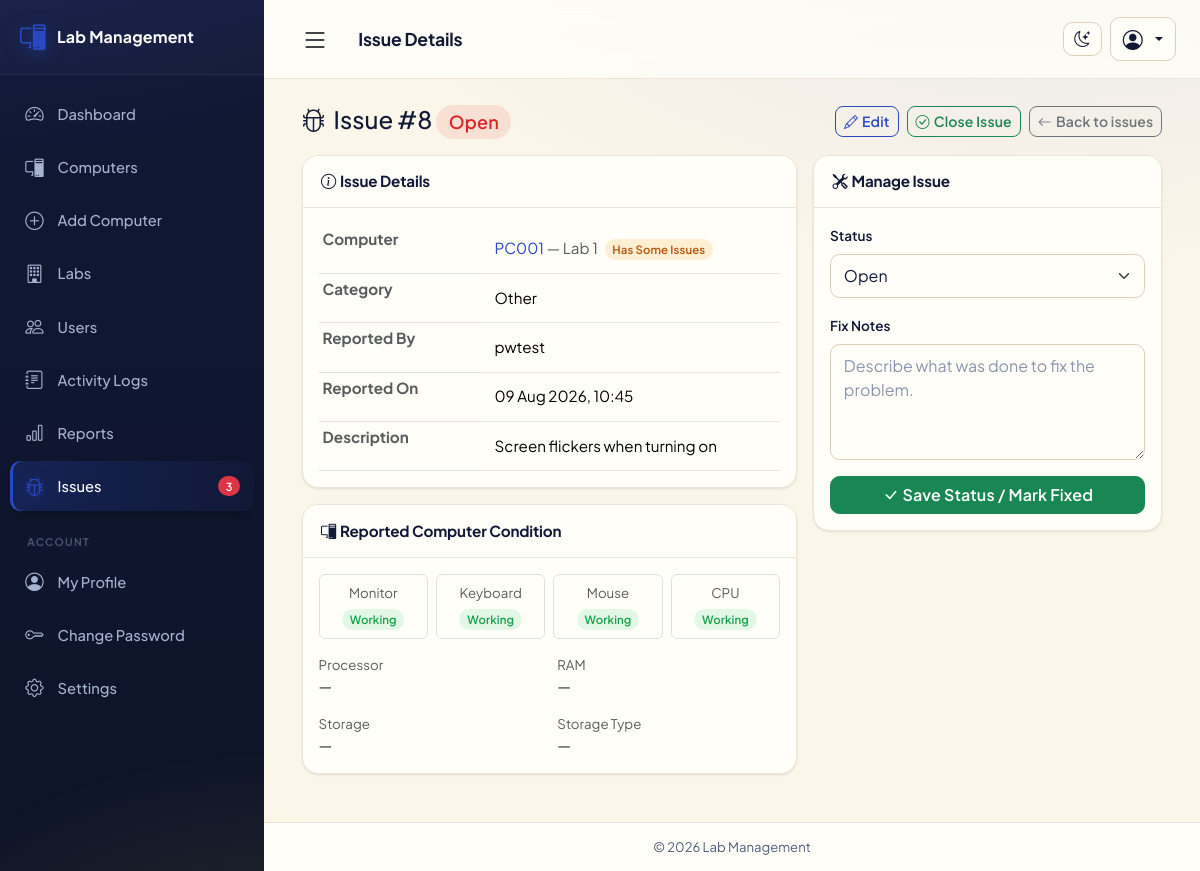
Screenshot of /issues/view.php?id=8 (signed in) with the database file from the repository.
### tables this page shows
CREATE TABLE `issues` (
  `id` int(10) unsigned NOT NULL AUTO_INCREMENT,
  `computer_id` int(10) unsigned DEFAULT NULL,
  `reported_by` int(10) unsigned DEFAULT NULL,
  `issue_category` varchar(50) NOT NULL DEFAULT 'Other',
  `description` text NOT NULL,
  `status` enum('open','in_progress','resolved') NOT NULL DEFAULT 'open',
  `fixed_by` int(10) unsigned DEFAULT NULL,
  `fixed_at` datetime DEFAULT NULL,
  `fix_notes` text DEFAULT NULL,
  `created_at` timestamp NOT NULL DEFAULT current_timestamp(),
  `updated_at` timestamp NOT NULL DEFAULT current_timestamp() ON UPDATE current_timestamp(),
  PRIMARY KEY (`id`),
  KEY `idx_issues_computer` (`computer_id`),
  KEY `idx_issues_reporter` (`reported_by`),
  KEY `idx_issues_status` (`status`),
  KEY `fk_issues_fixer` (`fixed_by`),
  CONSTRAINT `fk_issues_computer` FOREIGN KEY (`computer_id`) REFERENCES `computers` (`id`) ON DELETE SET NULL,
  CONSTRAINT `fk_issues_fixer` FOREIGN KEY (`fixed_by`) REFERENCES `users` (`id`) ON DELETE SET NULL,
  CONSTRAINT `fk_issues_reporter` FOREIGN KEY (`reported_by`) REFERENCES `users` (`id`) ON DELETE SET NULL
);

CREATE TABLE `computers` (
  `id` int(10) unsigned NOT NULL AUTO_INCREMENT,
  `computer_id` varchar(50) NOT NULL COMMENT 'Unique human readable computer code (e.g. LAB1-PC001)',
  `asset_number` varchar(50) DEFAULT NULL,
  `computer_name` varchar(100) DEFAULT NULL,
  `lab_id` int(10) unsigned DEFAULT NULL,
  `department` varchar(100) DEFAULT NULL,
  `desk_number` varchar(50) DEFAULT NULL,
  `cpu` varchar(150) DEFAULT NULL,
  `cpu_condition` varchar(50) DEFAULT NULL,
  `motherboard` varchar(150) DEFAULT NULL,
  `ram` varchar(50) DEFAULT NULL,
  `ram_slots` varchar(20) DEFAULT NULL,
  `storage_type` varchar(50) DEFAULT NULL,
  `storage_capacity` varchar(50) DEFAULT NULL,
  `graphics_card` varchar(150) DEFAULT NULL,
  `power_supply` varchar(100) DEFAULT NULL,
  `monitor_brand` varchar(100) DEFAULT NULL,
  `monitor_size` varchar(20) DEFAULT NULL,
  `monitor_serial` varchar(100) DEFAULT NULL,
  `monitor_condition` varchar(50) DEFAULT NULL,
  `keyboard_brand` varchar(100) DEFAULT NULL,
  `keyboard_condition` varchar(50) DEFAULT NULL,
  `mouse_brand` varchar(100) DEFAULT NULL,
  `mouse_condition` varchar(50) DEFAULT NULL,
  `ups` varchar(100) DEFAULT NULL,
  `ups_battery_status` varchar(50) DEFAULT NULL,
  `printer_connected` enum('Yes','No') NOT NULL DEFAULT 'No',
  `scanner_connected` enum('Yes','No') NOT NULL DEFAULT 'No',
  `speaker` enum('Yes','No') NOT NULL DEFAULT 'No',
  `webcam` enum('Yes','No') NOT NULL DEFAULT 'No',
  `lan_status` enum('Working','Not Working','Not Available') NOT NULL DEFAULT 'Working',
  `wifi_status` enum('Working','Not Working','Not Available') NOT NULL DEFAULT 'Not Available',
  `bluetooth_status` enum('Working','Not Working','Not Available') NOT NULL DEFAULT 'Not Available',
  `ip_address` varchar(45) DEFAULT NULL,
  `mac_address` varchar(20) DEFAULT NULL,
  `windows_version` varchar(100) DEFAULT NULL,
  `windows_license` varchar(100) DEFAULT NULL,
  `office_version` varchar(100) DEFAULT NULL,
  `office_license` varchar(100) DEFAULT NULL,
  `antivirus` varchar(100) DEFAULT NULL,
  `purchase_date` date DEFAULT NULL,
  `warranty_expiry` date DEFAULT NULL,
  `vendor` varchar(150) DEFAULT NULL,
  `invoice_number` varchar(100) DEFAULT NULL,
  `last_service_date` date DEFAULT NULL,
  `next_service_date` date DEFAULT NULL,
  `status` enum('Working','Not Working','Has Some Issues') NOT NULL DEFAULT 'Working',
  `remarks` text DEFAULT NULL,
  `created_by` int(10) unsigned DEFAULT NULL,
  `updated_by` int(10) unsigned DEFAULT NULL,
  `created_at` timestamp NOT NULL DEFAULT current_timestamp(),
  `updated_at` timestamp NOT NULL DEFAULT current_timestamp() ON UPDATE current_timestamp(),
  PRIMARY KEY (`id`),
  KEY `idx_computers_computer_id` (`computer_id`),
  KEY `idx_computers_lab_code` (`lab_id`,`computer_id`),
  KEY `idx_computers_asset_number` (`asset_number`),
  KEY `idx_computers_name` (`computer_name`),
  KEY `idx_computers_lab` (`lab_id`),
  KEY `idx_computers_status` (`status`),
  KEY `idx_computers_department` (`department`),
  KEY `idx_computers_cpu` (`cpu`),
  KEY `idx_computers_ip` (`ip_address`),
  KEY `idx_computers_mac` (`mac_address`),
  KEY `idx_computers_purchase_date` (`purchase_date`),
  KEY `idx_computers_created_at` (`created_at`),
  KEY `fk_computers_created_by` (`created_by`),
  KEY `fk_computers_updated_by` (`updated_by`),
  CONSTRAINT `fk_computers_created_by` FOREIGN KEY (`created_by`) REFERENCES `users` (`id`) ON DELETE SET NULL,
  CONSTRAINT `fk_computers_lab` FOREIGN KEY (`lab_id`) REFERENCES `labs` (`id`) ON DELETE SET NULL,
  CONSTRAINT `fk_computers_updated_by` FOREIGN KEY (`updated_by`) REFERENCES `users` (`id`) ON DELETE SET NULL
);

CREATE TABLE `labs` (
  `id` int(10) unsigned NOT NULL AUTO_INCREMENT,
  `name` varchar(100) NOT NULL,
  `location` varchar(100) DEFAULT NULL,
  `description` text DEFAULT NULL,
  `status` enum('active','inactive') NOT NULL DEFAULT 'active',
  `created_at` timestamp NOT NULL DEFAULT current_timestamp(),
  `updated_at` timestamp NOT NULL DEFAULT current_timestamp() ON UPDATE current_timestamp(),
  PRIMARY KEY (`id`),
  UNIQUE KEY `uq_labs_name` (`name`),
  KEY `idx_labs_status` (`status`)
);

CREATE TABLE `users` (
  `id` int(10) unsigned NOT NULL AUTO_INCREMENT,
  `username` varchar(50) NOT NULL,
  `full_name` varchar(100) NOT NULL,
  `email` varchar(100) DEFAULT NULL,
  `password_hash` varchar(255) NOT NULL,
  `role` enum('super_admin','admin','staff') NOT NULL DEFAULT 'staff',
  `status` enum('active','inactive') NOT NULL DEFAULT 'active',
  `profile_photo` varchar(255) DEFAULT NULL,
  `theme` enum('light','dark') NOT NULL DEFAULT 'light' COMMENT 'Interface theme (light or dark)',
  `last_login` datetime DEFAULT NULL,
  `created_at` timestamp NOT NULL DEFAULT current_timestamp(),
  `updated_at` timestamp NOT NULL DEFAULT current_timestamp() ON UPDATE current_timestamp(),
  PRIMARY KEY (`id`),
  UNIQUE KEY `uq_users_username` (`username`),
  KEY `idx_users_role` (`role`),
  KEY `idx_users_status` (`status`)
);

### issues/view.php (the view, shortened to what the rows shown need)
<?php
require_once __DIR__ . '/../includes/auth.php';
$id = (int)($_GET['id'] ?? 0);
$stmt = db()->prepare(
    "SELECT i.*, c.computer_id, c.id AS computer_row_id, c.status AS computer_status, l.name AS lab_name,
            c.cpu, c.ram, c.storage_type, c.storage_capacity,
            c.monitor_condition, c.keyboard_condition, c.mouse_condition, c.cpu_condition,
            u.username AS reporter_username,
            f.username AS fixer_username
       FROM issues i
       LEFT JOIN computers c ON c.id = i.computer_id
       LEFT JOIN labs l ON l.id = c.lab_id
       LEFT JOIN users u ON u.id = i.reported_by
       LEFT JOIN users f ON f.id = i.fixed_by
      WHERE i.id = ?"
);
$stmt->execute([$id]);
$issue = $stmt->fetch();
$isManager = can('manage_issues');
require_once __DIR__ . '/../includes/header.php';
?>
<div class="d-flex justify-content-between align-items-center mb-3 flex-wrap gap-2">
    <h4 class="mb-0"><i class="bi bi-bug me-2"></i>Issue #<?php echo (int)$issue['id']; ?> <?php echo issue_status_badge($issue['status']); ?></h4>
    <div class="d-flex gap-2">
        <?php if (can_edit_issue($issue)): ?>
            <a href="<?php echo issue_edit_url($issue); ?>" class="btn btn-outline-primary btn-sm">
            </a>
        <?php endif; ?>
        <?php if (can_close_issue($issue)): ?>
            <form method="post" action="<?php echo base_url('issues/close.php'); ?>" class="d-inline" data-confirm="Close issue #<?php echo (int)$issue['id']; ?>?">
            </form>
        <?php endif; ?>
        <a href="<?php echo base_url('issues/index.php'); ?>" class="btn btn-outline-secondary btn-sm">
        </a>
    </div>
</div>
<div class="row g-3">
    <div class="col-lg-7">
        <div class="card mb-3">
            <div class="card-body">
                <div class="table-responsive">
                <table class="table table-sm mb-0">
                    <tbody>
                        <tr>
                            <th class="text-muted" style="width: 35%;">Computer</th>
                            <td>
                                <?php if ($issue['computer_row_id']): ?>
                                    <a href="<?php echo base_url('computers/view.php?id=' . (int)$issue['computer_row_id']); ?>">
                                        <?php echo e($issue['computer_id']); ?>
                                    </a>
                                    <span class="text-muted">— <?php echo e($issue['lab_name'] ?: 'No lab'); ?></span>
                                    <span class="ms-1"><?php echo status_badge($issue['computer_status'] ?? ''); ?></span>
                                <?php else: ?>
                                    <span class="text-muted">Computer no longer exists</span>
                                <?php endif; ?>
                            </td>
                        </tr>
                        <tr>
                            <th class="text-muted">Category</th>
                            <td><?php echo e($issue['issue_category']); ?></td>
                        </tr>
                        <tr>
                            <th class="text-muted">Reported By</th>
                            <td><?php echo e($issue['reporter_username'] ?: '—'); ?></td>
                        </tr>
                        <tr>
                            <th class="text-muted">Reported On</th>
                            <td><?php echo e(date('d M Y, H:i', strtotime($issue['created_at']))); ?></td>
                        </tr>
                        <tr>
                            <th class="text-muted">Description</th>
                            <td style="word-break: break-word;"><?php echo nl2br(e($issue['description'])); ?></td>
                        </tr>
                    </tbody>
                </table>
                </div>
            </div>
        </div>
        <?php if ($issue['computer_row_id']): ?>
        <div class="card mb-3">
            <div class="card-header"><i class="bi bi-pc-display me-1"></i>Reported Computer Condition</div>
            <div class="card-body">
                <div class="row g-2 mb-3">
                    <div class="col-6 col-md-3">
                        <div class="border rounded p-2 text-center h-100">
                            <div class="text-muted small mb-1">Monitor</div>
                            <?php echo status_badge($issue['monitor_condition'] ?? ''); ?>
                        </div>
                    </div>
                    <div class="col-6 col-md-3">
                        <div class="border rounded p-2 text-center h-100">
                            <div class="text-muted small mb-1">Keyboard</div>
                            <?php echo status_badge($issue['keyboard_condition'] ?? ''); ?>
                        </div>
                    </div>
                    <div class="col-6 col-md-3">
                        <div class="border rounded p-2 text-center h-100">
                            <div class="text-muted small mb-1">Mouse</div>
                            <?php echo status_badge($issue['mouse_condition'] ?? ''); ?>
                        </div>
                    </div>
                    <div class="col-6 col-md-3">
                        <div class="border rounded p-2 text-center h-100">
                            <div class="text-muted small mb-1">CPU</div>
                            <?php echo status_badge($issue['cpu_condition'] ?? ''); ?>
                        </div>
                    </div>
                </div>
                <div class="row g-3">
                    <div class="col-md-6">
                        <div class="text-muted small">Processor</div>
                        <div><?php echo $issue['cpu'] ?: '—'; ?></div>
                    </div>
                    <div class="col-md-6">
                        <div class="text-muted small">RAM</div>
                        <div><?php echo $issue['ram'] ?: '—'; ?></div>
                    </div>
                    <div class="col-md-6">
                        <div class="text-muted small">Storage</div>
                        <div><?php echo $issue['storage_capacity'] ?: '—'; ?></div>
                    </div>
                    <div class="col-md-6">
                        <div class="text-muted small">Storage Type</div>
                        <div><?php echo $issue['storage_type'] ?: '—'; ?></div>
                    </div>
                </div>
            </div>
        </div>
        <?php endif; ?>
    </div>
    <?php if ($isManager): ?>
    <div class="col-lg-5">
        <div class="card mb-3">
            <div class="card-header"><i class="bi bi-tools me-1"></i>Manage Issue</div>
            <div class="card-body">
                <form method="post" action="<?php echo base_url('issues/fix.php'); ?>">
                    <div class="mb-3">
                        <label class="form-label">Status</label>
                        <select class="form-select" name="status">
                            <?php foreach (issue_statuses() as $s): ?>
                                <option value="<?php echo e($s); ?>" <?php echo $issue['status'] === $s ? 'selected' : ''; ?>>
                                    <?php echo e(ucfirst(str_replace('_', ' ', $s))); ?>
                                </option>
                            <?php endforeach; ?>
                        </select>
                    </div>
                    <div class="mb-3">
                        <label class="form-label">Fix Notes</label>
                        <textarea class="form-control" name="fix_notes" rows="4" placeholder="Describe what was done to fix the problem."><?php echo e($issue['fix_notes'] ?? ''); ?></textarea>
                    </div>
                    <button type="submit" class="btn btn-success w-100">
                        <i class="bi bi-check-lg me-1"></i>Save Status / Mark Fixed
                    </button>
                </form>
            </div>
        </div>
    </div>
    <?php endif; ?>
</div>
<?php require_once __DIR__ . '/../includes/footer.php'; ?>

### includes/functions.php (shortened to what the rows shown need)
<?php
function e($value)
{
    return htmlspecialchars((string)$value, ENT_QUOTES, 'UTF-8');
}
function app_base_path()
{
    static $base = null;
    if ($base === null) {
        if (defined('BASE_URL') && BASE_URL !== '') {
            $base = rtrim(BASE_URL, '/');
        } else {
            $dir = dirname($_SERVER['SCRIPT_NAME'] ?? '/index.php');
            $dir = str_replace('\\', '/', $dir);
            $knownModules = ['computers', 'users', 'labs', 'reports', 'settings', 'issues',
                             'config', 'includes', 'assets', 'uploads', 'database'];
            if (in_array(basename($dir), $knownModules, true)) {
                $dir = dirname($dir);
            }
            $base = ($dir === '/' || $dir === '.' || $dir === '') ? '' : rtrim($dir, '/');
        }
    }
    return $base;
}
function base_url($path = '')
{
    return app_base_path() . '/' . ltrim($path, '/');
}
function status_badge($status)
{
    $colors = [
        'Working'           => 'success',
        'Not Working'       => 'danger',
        'Has Some Issues'   => 'warning',
    ];
    $color = $colors[$status] ?? 'secondary';
    return '<span class="badge bg-' . $color . ' status-badge">' . e($status) . '</span>';
}
function issue_statuses()
{
    return ['open', 'in_progress', 'resolved'];
}
function issue_status_badge($status)
{
    $colors = [
        'open'        => 'danger',
        'in_progress' => 'warning',
        'resolved'    => 'success',
    ];
    $color = $colors[$status] ?? 'secondary';
    $label = ucfirst(str_replace('_', ' ', $status));
    return '<span class="badge bg-' . $color . '">' . e($label) . '</span>';
}
function can_edit_issue($issue)
{
    if (can('manage_issues')) {
        return true;
    }
    $user = current_user();
    return $user !== null && (int)($issue['reported_by'] ?? 0) === (int)$user['id'];
}
function can_close_issue($issue)
{
    return can_edit_issue($issue) && ($issue['status'] ?? '') !== 'resolved';
}
function issue_edit_url($issue)
{
    $id = (int)$issue['id'];
    if (!empty($issue['computer_row_id'])) {
        return base_url('computers/edit.php?id=' . (int)$issue['computer_row_id'] . '&report=1&issue=' . $id);
    }
    return base_url('issues/edit.php?id=' . $id);
}

### rows the page displays
issues: id "8", status "Open", computer.computer_id "PC001", labs.name "Lab 1", computer.status "Has Some Issues Working Working Working Working", issue_category "Other", reported_by.username "pwtest", created_at "09 Aug 2026, 10:45", description "Screen flickers when turning on", computer.cpu "—", computer.ram "—", computer.storage_capacity "—", computer.storage_type "—"

### other values shown
$site_name "Lab Management"
open_issue_count() "3"
$page_title "Issue Details"
get_setting('site_name', 'Lab Management') "Lab Management"
